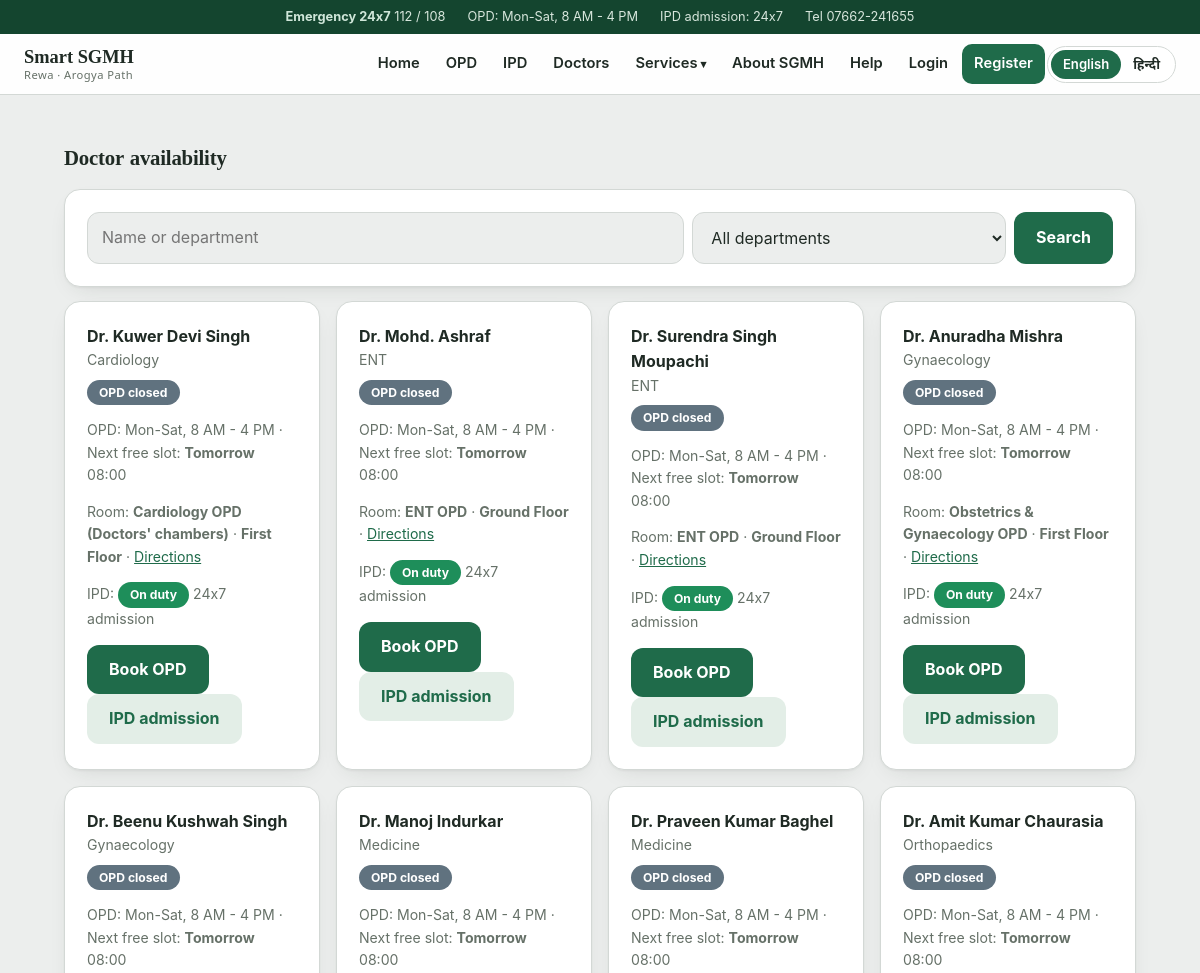
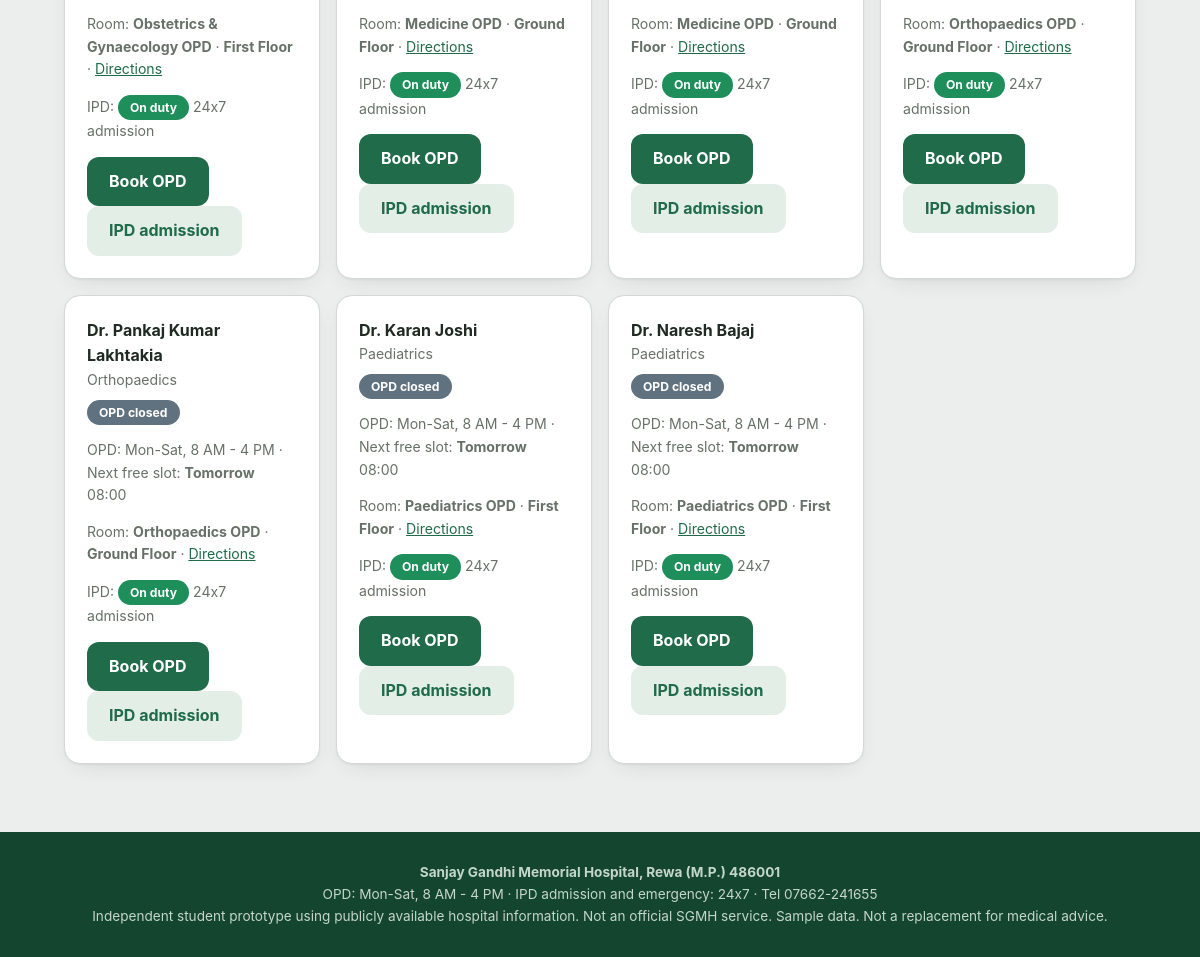
Page /doctors on the committed database (2 pictures, top to bottom).
### tables this page shows
CREATE TABLE users(id INTEGER PRIMARY KEY,name,phone UNIQUE,role,pw,dept, degree TEXT, designation TEXT, photo TEXT, allergies TEXT);

### app.py (the view)
@app.route("/doctors")
def doctors():
    dept, text = request.args.get("dept", ""), request.args.get("q", "").strip()
    return render_template("doctors.html", docs=get_docs(dept or None, text or None), depts=sorted({d["dept"] for d in get_docs()}), dept=dept, text=text)

### app.py (called while the page is built)
@app.before_request
def csrf_guard():  # every POST must carry the session's CSRF token
    if request.method == "POST" and not request.path.startswith("/api/v1/") and (not session.get("csrf") or request.form.get("csrf") != session["csrf"]): abort(400)

@app.after_request
def headers(r):
    r.headers.update({"X-Content-Type-Options": "nosniff", "X-Frame-Options": "DENY", "Referrer-Policy": "same-origin"}); return r

def now(): return datetime.now(IST).replace(tzinfo=None)

def db():
    c = sqlite3.connect(DB); c.row_factory = sqlite3.Row; return c

def q(sql, a=(), one=False, commit=False):
    c = db(); cur = c.execute(sql, a); r = cur.fetchone() if one else cur.fetchall()
    if commit: c.commit()
    lid = cur.lastrowid; c.close()
    return lid if commit else r

def next_opd_day(d):
    while d.weekday() == 6: d += timedelta(days=1)
    return d

def default_date():
    n = now(); d = n.date()
    return next_opd_day(d + timedelta(days=1) if n.hour >= 16 else d)

def slot_states(doc_id, date):
    taken = {r["slot"] for r in q("SELECT slot FROM appts WHERE doctor_id=? AND date=? AND status!='cancelled' AND kind='OPD'", (doc_id, date))}
    n = now(); out = []
    for s in SLOTS:
        h, m = map(int, s.split(":"))
        past = date == n.date().isoformat() and (h, m) <= (n.hour, n.minute)
        out.append(dict(slot=s, state="taken" if s in taken else "past" if past else "free"))
    return out

def next_free(doc_id):
    d = default_date()
    for _ in range(8):
        free = [x["slot"] for x in slot_states(doc_id, d.isoformat()) if x["state"] == "free"]
        if free: return dict(date=d.isoformat(), slot=free[0], today=d == now().date())
        d = next_opd_day(d + timedelta(days=1))
    return None

def opd_open(): n = now(); return n.weekday() < 6 and 8 <= n.hour < 16

@app.context_processor
def inject_lang(): return dict(lang=session.get("lang", "en"), hi_map=HI if session.get("lang") == "hi" else {})

@app.after_request
def translate(r):
    if session.get("lang") == "hi" and not request.path.startswith("/app/") and r.mimetype == "text/html" and not r.direct_passthrough: r.set_data(tr_html(r.get_data(as_text=True)))
    return r

### templates/doctors.html
{% extends 'base.html' %}{% block body %}<h2>Doctor availability</h2><div class="c"><form method="get" style="display:flex;gap:8px;flex-wrap:wrap"><input name="q" value="{{ text }}" placeholder="Name or department" style="flex:2;margin:0">
<select name="dept" style="flex:1;margin:0"><option value="">All departments</option>{% for x in depts %}<option value="{{ x }}" {{ 'selected' if x==dept }}>{{ x }}</option>{% endfor %}</select><button>Search</button></form></div>
<div class="row">{% for d in docs %}{% include '_doc.html' %}{% else %}<div class="c">No doctors found.</div>{% endfor %}</div>{% endblock %}

### templates/_doc.html
<div class="c"><div style="display:flex;justify-content:space-between;gap:8px;flex-wrap:wrap"><div><b>{{ d.name }}</b><div class="m">{{ d.dept }}</div></div><span class="tag" style="background:{{ d.color }}">{{ d.label }}</span></div>
<p class="m"><span>OPD</span>: <span>Mon-Sat, 8 AM - 4 PM</span>{% if d.nxt %} &middot; <span>Next free slot</span>: <b>{{ d.nxt.when }}</b> <span>{{ d.nxt.slot }}</span>{% endif %}{% if d.note %} &middot; {{ d.note }}{% endif %}</p>
{% set ri = room_info(d.dept) %}{% if ri %}<p class="m"><span>Room</span>: <b>{{ ri.name }}</b> &middot; <b>{{ ri.floor }}</b> &middot; <a href="/navigate?from=gate_main&to={{ ri.id }}">Directions</a></p>{% endif %}
<p class="m"><span>IPD</span>: <span class="tag" style="background:{{ '#c0392b' if d.ipd=='On leave' else '#1e8e5a' }}">{{ d.ipd }}</span> <span>24x7 admission</span></p>
{% if d.code=='leave' %}<span class="m">&mdash;</span>{% else %}<a class="btn" href="/book?dept={{ d.dept|urlencode }}&doctor={{ d.id }}">Book OPD</a> <a class="btn g" href="/admit?dept={{ d.dept|urlencode }}&doctor={{ d.id }}">IPD admission</a>{% endif %}</div>

### templates/base.html (style rules this page uses)
:root { --bg:#eceeed;--c:#ffffff;--tx:#1f2a24;--m:#667168;--p:#1f6b4a;--p2:#14452f;--p3:#e3eee7;--ac:#5a6b62;--bd:#d3d8d5;--ok:#1e8e5a;--no:#c0392b;--w:#5a6b62;--sh:0 1px 2px rgba(31,42,36,.05),0 8px 24px -12px rgba(31,42,36,.18);--r:16px }
* { box-sizing:border-box }
html { scroll-behavior:smooth }
body { margin:0;font-family:"Inter","Segoe UI","Noto Sans Devanagari",system-ui,sans-serif;background:var(--bg);color:var(--tx);line-height:1.6;font-size:16px }
h1,h2,h3 { font-family:Georgia,"Noto Serif Devanagari",serif;letter-spacing:-.01em;line-height:1.25 }
a { color:var(--p) }
h2 { font-size:1.3rem;margin:26px 0 12px }
.m { color:var(--m);font-size:.88rem }
.c { background:var(--c);border:1px solid var(--bd);border-radius:var(--r);padding:22px;margin:14px 0;box-shadow:var(--sh) }
input,select,textarea { width:100%;padding:12px 14px;border-radius:12px;border:1px solid var(--bd);background:var(--bg);color:var(--tx);margin:6px 0 14px;font:inherit }
button,.btn { padding:12px 22px;border:0;border-radius:12px;background:var(--p);color:#fff;font:inherit;font-weight:700;cursor:pointer;text-decoration:none;display:inline-block;transition:.15s }
.g { background:var(--p3);color:var(--p) }
.tag { display:inline-block;padding:3px 12px;border-radius:99px;color:#fff;font-size:.76rem;font-weight:700 }
.row { display:grid;grid-template-columns:repeat(auto-fit,minmax(250px,1fr));gap:16px }
.row>.c { margin:0 }

### rows in the picture
users: name "Dr. Kuwer Devi Singh", dept "Cardiology", label "OPD closed", nxt.when "Tomorrow", nxt.slot "08:00", name "Cardiology OPD (Doctors' chambers)", floor "First Floor", ipd "On duty"
users: name "Dr. Mohd. Ashraf", dept "ENT", label "OPD closed", nxt.when "Tomorrow", nxt.slot "08:00", name "ENT OPD", floor "Ground Floor", ipd "On duty"
users: name "Dr. Surendra Singh Moupachi", dept "ENT", label "OPD closed", nxt.when "Tomorrow", nxt.slot "08:00", name "ENT OPD", floor "Ground Floor", ipd "On duty"
users: name "Dr. Anuradha Mishra", dept "Gynaecology", label "OPD closed", nxt.when "Tomorrow", nxt.slot "08:00", name "Obstetrics & Gynaecology OPD", floor "First Floor", ipd "On duty"
users: name "Dr. Beenu Kushwah Singh", dept "Gynaecology", label "OPD closed", nxt.when "Tomorrow", nxt.slot "08:00", name "Obstetrics & Gynaecology OPD", floor "First Floor", ipd "On duty"
users: name "Dr. Manoj Indurkar", dept "Medicine", label "OPD closed", nxt.when "Tomorrow", nxt.slot "08:00", name "Medicine OPD", floor "Ground Floor", ipd "On duty"
users: name "Dr. Praveen Kumar Baghel", dept "Medicine", label "OPD closed", nxt.when "Tomorrow", nxt.slot "08:00", name "Medicine OPD", floor "Ground Floor", ipd "On duty"
users: name "Dr. Amit Kumar Chaurasia", dept "Orthopaedics", label "OPD closed", nxt.when "Tomorrow", nxt.slot "08:00", name "Orthopaedics OPD", floor "Ground Floor", ipd "On duty"
users: name "Dr. Pankaj Kumar Lakhtakia", dept "Orthopaedics", label "OPD closed", nxt.when "Tomorrow", nxt.slot "08:00", name "Orthopaedics OPD", floor "Ground Floor", ipd "On duty"
users: name "Dr. Karan Joshi", dept "Paediatrics", label "OPD closed", nxt.when "Tomorrow", nxt.slot "08:00", name "Paediatrics OPD", floor "First Floor", ipd "On duty"
users: name "Dr. Naresh Bajaj", dept "Paediatrics", label "OPD closed", nxt.when "Tomorrow", nxt.slot "08:00", name "Paediatrics OPD", floor "First Floor", ipd "On duty"
